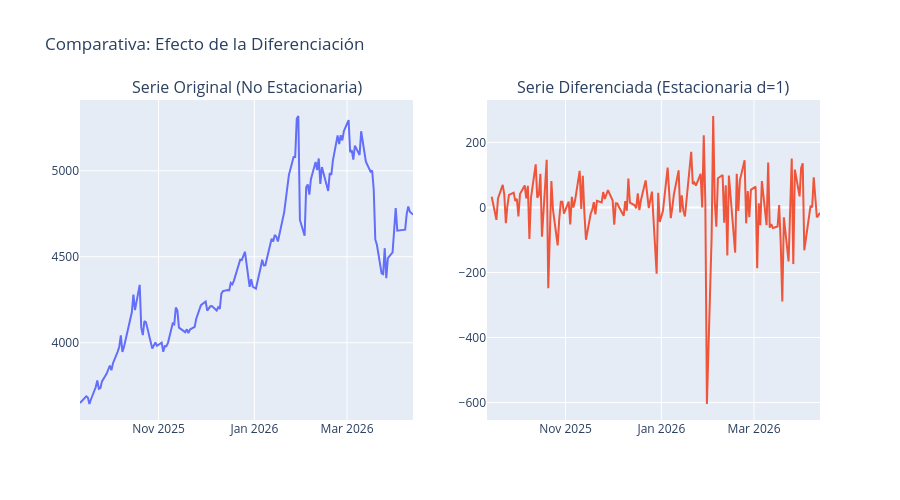

Notebook code cell kept with this figure:
### Markdown cell above
Aqui van las pruebas de estacionareidad

### Code cell
def check_stationarity(series, title="Serie Original"):
    result = adfuller(series.dropna())
    print(f'ADF Test: {title}')
    print(f'Estadístico ADF: {result[0]:.4f}')
    print(f'p-value: {result[1]:.4f}')
    is_stationary = result[1] < 0.05
    print(f"¿Es estacionaria? {'SÍ' if is_stationary else 'NO'}\n")
    return is_stationary

# 1. Revisamos la serie original
check_stationarity(df['Close'], "Tipo de Cambio Original")

# 2. Aplicamos Primera Diferencia (d=1)
df['diff_1'] = df['Close'].diff()

# 3. Revisamos la serie diferenciada
check_stationarity(df['diff_1'], "Primera Diferencia (d=1)")

# Creamos una figura con 2 columnas (Subplots)
fig = make_subplots(
    rows=1, cols=2,
    subplot_titles=("Serie Original (No Estacionaria)", "Serie Diferenciada (Estacionaria d=1)")
)

# Gráfico 1: Serie Original
fig.add_trace(
    go.Scatter(x=df['Close'].index, y=df['Close'], name='Original'),
    row=1, col=1
)

# Gráfico 2: Serie Diferenciada
fig.add_trace(
    go.Scatter(x=df['diff_1'].index, y=df['diff_1'], name='Diferenciada'),
    row=1, col=2
)

# Ajustes de diseño
fig.update_layout(
    title_text="Comparativa: Efecto de la Diferenciación",
    showlegend=False, # Ocultamos leyenda
    height=500
)

fig.show()

### Figure 1 — Plotly figure (JSON) as saved in the notebook; plotly's stock layout.template omitted (floating-point values rounded to 4 significant figures; data arrays with more than 128 entries replaced by an {"elided": "..."} marker saying what was removed)
{"data": [{"name": "Original", "type": "scatter", "x": {"elided": "146 str values"}, "xaxis": "x", "y": {"elided": "146 float values"}, "yaxis": "y"}, {"name": "Diferenciada", "type": "scatter", "x": {"elided": "146 str values"}, "xaxis": "x2", "y": {"elided": "146 float values"}, "yaxis": "y2"}], "layout": {"annotations": [{"font": {"size": 16}, "showarrow": false, "text": "Serie Original (No Estacionaria)", "x": 0.225, "xanchor": "center", "xref": "paper", "y": 1, "yanchor": "bottom", "yref": "paper"}, {"font": {"size": 16}, "showarrow": false, "text": "Serie Diferenciada (Estacionaria d=1)", "x": 0.775, "xanchor": "center", "xref": "paper", "y": 1, "yanchor": "bottom", "yref": "paper"}], "height": 500, "showlegend": false, "title": {"text": "Comparativa: Efecto de la Diferenciación"}, "xaxis": {"anchor": "y", "domain": [0, 0.45]}, "xaxis2": {"anchor": "y2", "domain": [0.55, 1]}, "yaxis": {"anchor": "x", "domain": [0, 1]}, "yaxis2": {"anchor": "x2", "domain": [0, 1]}}}
